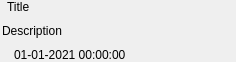
<?xml version="1.0" encoding="UTF-8"?>
<ui version="4.0">
 <class>CellReminder</class>
 <widget class="QWidget" name="CellReminder">
  <property name="geometry">
   <rect>
    <x>0</x>
    <y>0</y>
    <width>236</width>
    <height>62</height>
   </rect>
  </property>
  <property name="windowTitle">
   <string>Form</string>
  </property>
  <layout class="QVBoxLayout" name="verticalLayout_3">
   <property name="spacing">
    <number>0</number>
   </property>
   <property name="leftMargin">
    <number>0</number>
   </property>
   <property name="topMargin">
    <number>0</number>
   </property>
   <property name="rightMargin">
    <number>0</number>
   </property>
   <property name="bottomMargin">
    <number>0</number>
   </property>
   <item>
    <widget class="QWidget" name="widget" native="true">
     <property name="transparent" stdset="0">
      <bool>true</bool>
     </property>
     <layout class="QVBoxLayout" name="verticalLayout">
      <property name="spacing">
       <number>0</number>
      </property>
      <property name="leftMargin">
       <number>0</number>
      </property>
      <property name="topMargin">
       <number>0</number>
      </property>
      <property name="rightMargin">
       <number>0</number>
      </property>
      <property name="bottomMargin">
       <number>0</number>
      </property>
      <item>
       <widget class="QWidget" name="wdtTitle" native="true">
        <property name="transparent" stdset="0">
         <bool>true</bool>
        </property>
        <layout class="QHBoxLayout" name="horizontalLayout">
         <property name="spacing">
          <number>0</number>
         </property>
         <property name="leftMargin">
          <number>0</number>
         </property>
         <property name="topMargin">
          <number>0</number>
         </property>
         <property name="rightMargin">
          <number>0</number>
         </property>
         <property name="bottomMargin">
          <number>2</number>
         </property>
         <item>
          <widget class="QLabel" name="imgType">
           <property name="minimumSize">
            <size>
             <width>0</width>
             <height>0</height>
            </size>
           </property>
           <property name="maximumSize">
            <size>
             <width>14</width>
             <height>14</height>
            </size>
           </property>
           <property name="text">
            <string notr="true"/>
           </property>
           <property name="pixmap">
            <pixmap resource="../../resources.qrc">:/icons/resources/icons/priority_high.png</pixmap>
           </property>
           <property name="scaledContents">
            <bool>true</bool>
           </property>
          </widget>
         </item>
         <item>
          <widget class="QLabel" name="lblTitle">
           <property name="text">
            <string>Title</string>
           </property>
          </widget>
         </item>
         <item>
          <spacer name="horizontalSpacer">
           <property name="orientation">
            <enum>Qt::Horizontal</enum>
           </property>
           <property name="sizeHint" stdset="0">
            <size>
             <width>0</width>
             <height>4</height>
            </size>
           </property>
          </spacer>
         </item>
         <item>
          <widget class="QLabel" name="imgPriority">
           <property name="minimumSize">
            <size>
             <width>0</width>
             <height>0</height>
            </size>
           </property>
           <property name="maximumSize">
            <size>
             <width>14</width>
             <height>14</height>
            </size>
           </property>
           <property name="text">
            <string notr="true"/>
           </property>
           <property name="pixmap">
            <pixmap resource="../../resources.qrc">:/icons/resources/icons/priority_high.png</pixmap>
           </property>
           <property name="scaledContents">
            <bool>true</bool>
           </property>
          </widget>
         </item>
        </layout>
       </widget>
      </item>
      <item>
       <widget class="QWidget" name="wdtDescription" native="true">
        <property name="sizePolicy">
         <sizepolicy hsizetype="Preferred" vsizetype="Preferred">
          <horstretch>0</horstretch>
          <verstretch>1</verstretch>
         </sizepolicy>
        </property>
        <property name="transparent" stdset="0">
         <bool>true</bool>
        </property>
        <layout class="QVBoxLayout" name="verticalLayout_2">
         <property name="spacing">
          <number>0</number>
         </property>
         <property name="leftMargin">
          <number>2</number>
         </property>
         <property name="topMargin">
          <number>2</number>
         </property>
         <property name="rightMargin">
          <number>2</number>
         </property>
         <property name="bottomMargin">
          <number>2</number>
         </property>
         <item>
          <widget class="QLabel" name="lblDescription">
           <property name="text">
            <string>Description</string>
           </property>
           <property name="wordWrap">
            <bool>true</bool>
           </property>
          </widget>
         </item>
        </layout>
       </widget>
      </item>
      <item>
       <widget class="QWidget" name="wdtFooter" native="true">
        <property name="transparent" stdset="0">
         <bool>true</bool>
        </property>
        <layout class="QHBoxLayout" name="horizontalLayout_2">
         <property name="spacing">
          <number>2</number>
         </property>
         <property name="leftMargin">
          <number>0</number>
         </property>
         <property name="topMargin">
          <number>2</number>
         </property>
         <property name="rightMargin">
          <number>0</number>
         </property>
         <property name="bottomMargin">
          <number>0</number>
         </property>
         <item>
          <widget class="QWidget" name="wdtStartedTime" native="true">
           <property name="transparent" stdset="0">
            <bool>true</bool>
           </property>
           <layout class="QHBoxLayout" name="horizontalLayout_4">
            <property name="spacing">
             <number>2</number>
            </property>
            <property name="leftMargin">
             <number>0</number>
            </property>
            <property name="topMargin">
             <number>0</number>
            </property>
            <property name="rightMargin">
             <number>0</number>
            </property>
            <property name="bottomMargin">
             <number>0</number>
            </property>
            <item>
             <widget class="QLabel" name="imgStart">
              <property name="maximumSize">
               <size>
                <width>12</width>
                <height>12</height>
               </size>
              </property>
              <property name="text">
               <string notr="true"/>
              </property>
              <property name="pixmap">
               <pixmap resource="../../resources.qrc">:/icons/resources/icons/calendar_start.png</pixmap>
              </property>
              <property name="scaledContents">
               <bool>true</bool>
              </property>
             </widget>
            </item>
            <item>
             <widget class="QLabel" name="lblStartTime">
              <property name="text">
               <string notr="true">01-01-2021 00:00:00</string>
              </property>
             </widget>
            </item>
           </layout>
          </widget>
         </item>
        </layout>
       </widget>
      </item>
     </layout>
    </widget>
   </item>
  </layout>
 </widget>
 <resources>
  <include location="../../resources.qrc"/>
 </resources>
 <connections/>
</ui>
